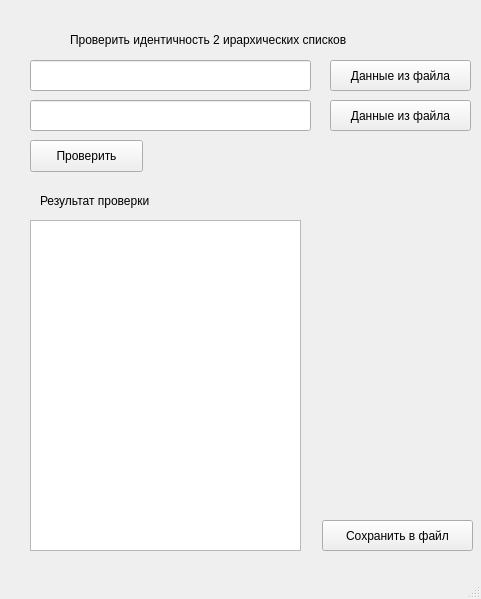
<?xml version="1.0" encoding="UTF-8"?>
<ui version="4.0">
 <class>MainWindow</class>
 <widget class="QMainWindow" name="MainWindow">
  <property name="geometry">
   <rect>
    <x>0</x>
    <y>0</y>
    <width>481</width>
    <height>599</height>
   </rect>
  </property>
  <property name="windowTitle">
   <string>MainWindow</string>
  </property>
  <widget class="QWidget" name="centralwidget">
   <widget class="QLineEdit" name="list1">
    <property name="geometry">
     <rect>
      <x>30</x>
      <y>60</y>
      <width>281</width>
      <height>31</height>
     </rect>
    </property>
   </widget>
   <widget class="QLineEdit" name="list2">
    <property name="geometry">
     <rect>
      <x>30</x>
      <y>100</y>
      <width>281</width>
      <height>31</height>
     </rect>
    </property>
   </widget>
   <widget class="QLabel" name="resultLabel">
    <property name="geometry">
     <rect>
      <x>40</x>
      <y>190</y>
      <width>191</width>
      <height>21</height>
     </rect>
    </property>
    <property name="text">
     <string>Результат проверки</string>
    </property>
   </widget>
   <widget class="QTextEdit" name="resultWindow">
    <property name="geometry">
     <rect>
      <x>30</x>
      <y>220</y>
      <width>271</width>
      <height>331</height>
     </rect>
    </property>
   </widget>
   <widget class="QPushButton" name="checkButton">
    <property name="geometry">
     <rect>
      <x>30</x>
      <y>140</y>
      <width>113</width>
      <height>32</height>
     </rect>
    </property>
    <property name="text">
     <string>Проверить</string>
    </property>
   </widget>
   <widget class="QLabel" name="header">
    <property name="geometry">
     <rect>
      <x>70</x>
      <y>30</y>
      <width>391</width>
      <height>20</height>
     </rect>
    </property>
    <property name="text">
     <string>Проверить идентичность 2 ирархических списков</string>
    </property>
   </widget>
   <widget class="QPushButton" name="fileButtonForList1">
    <property name="geometry">
     <rect>
      <x>330</x>
      <y>60</y>
      <width>141</width>
      <height>31</height>
     </rect>
    </property>
    <property name="text">
     <string>Данные из файла</string>
    </property>
   </widget>
   <widget class="QPushButton" name="fileButtonForList2">
    <property name="geometry">
     <rect>
      <x>330</x>
      <y>100</y>
      <width>141</width>
      <height>31</height>
     </rect>
    </property>
    <property name="text">
     <string>Данные из файла</string>
    </property>
   </widget>
   <widget class="QPushButton" name="saveToFile">
    <property name="geometry">
     <rect>
      <x>322</x>
      <y>520</y>
      <width>151</width>
      <height>31</height>
     </rect>
    </property>
    <property name="text">
     <string>Сохранить в файл</string>
    </property>
   </widget>
  </widget>
  <widget class="QStatusBar" name="statusbar"/>
 </widget>
 <resources/>
 <connections/>
</ui>
